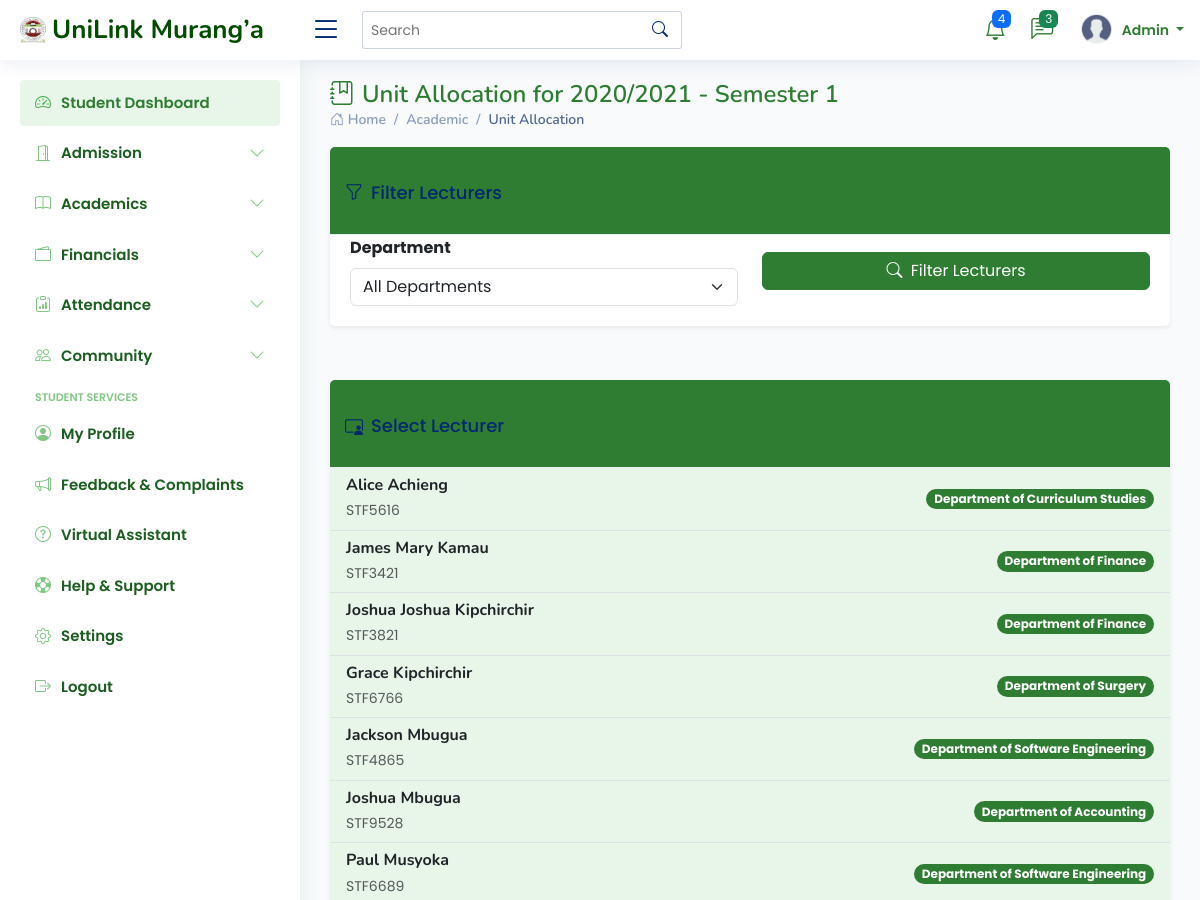
Before: /unit-allocation/ (upper part) with the older database file.
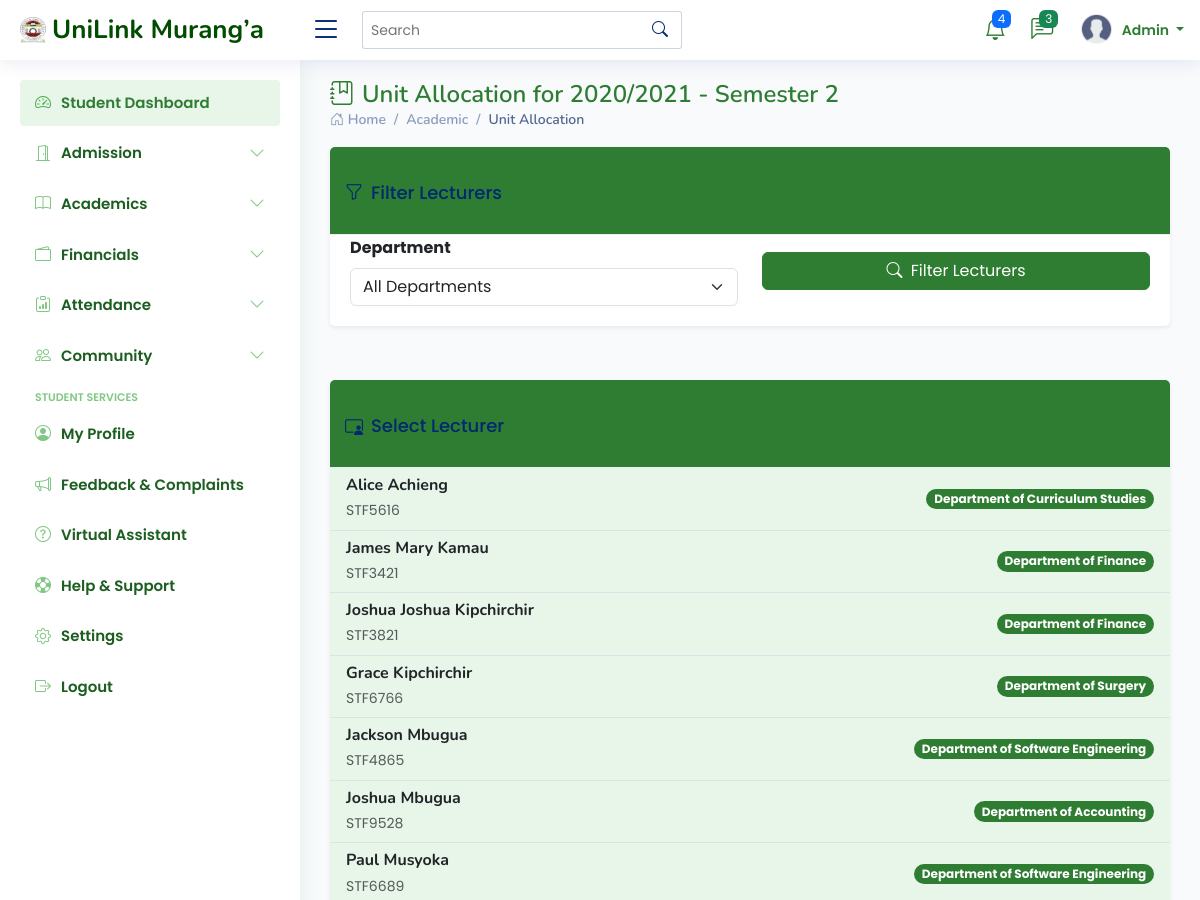
After: the same page with the newer database file.
### students_portal/models.py (models this page shows, shortened)
class Semester(models.Model):
    academic_year = models.ForeignKey(AcademicYear, on_delete=models.CASCADE, related_name='semesters')
    name = models.CharField(max_length=50)
    number = models.IntegerField()  # 1, 2, or 3 depending on programme
    start_date = models.DateField()
    end_date = models.DateField()
    is_current = models.BooleanField(default=False)
    is_special = models.BooleanField(default=False)
    current_week = models.PositiveSmallIntegerField(
        default=1,
    )
    class Meta:
        unique_together = ('academic_year', 'number')
    def __str__(self):
        return f"{self.academic_year.name} - Semester {self.number}"

class AcademicYear(models.Model):
    name = models.CharField(max_length=50)
    start_date = models.DateField()
    end_date = models.DateField()
    is_current = models.BooleanField(default=False)

### students_portal/views.py (the view, shortened to what this page needs)
# urls.py: path('unit-allocation/', views.unit_allocation_view, name='unit_allocation'),
def unit_allocation_view(request):
    try:
        current_academic_year = AcademicYear.objects.get(is_current=True)
        current_semester = Semester.objects.filter(
            academic_year=current_academic_year,
            is_current=True
        ).first()
        if not current_semester:
            messages.error(request, "No current semester set in the system")
            return redirect('admin_dashboard')
    except AcademicYear.DoesNotExist:
        messages.error(request, "No current academic year set in the system")
        return redirect('admin_dashboard')
    departments = Department.objects.all()
    selected_department_id = request.GET.get('department')
    if selected_department_id == 'None':
        selected_department_id = None
    lecturers_query = Lecturer.objects.filter(is_active=True)
    lecturers = lecturers_query.select_related('department').order_by('last_name')
    selected_lecturer_id = request.GET.get('lecturer')
    selected_lecturer = None
    programme_units = []
    existing_allocations = []
    context = {
        'current_academic_year': current_academic_year,
        'current_semester': current_semester,
        'departments': departments,
        'selected_department_id': int(selected_department_id) if selected_department_id else None,
        'lecturers': lecturers,
        'selected_lecturer': selected_lecturer,
        'programme_units': programme_units,
        'existing_allocations': existing_allocations,
    }
    return render(request, 'units/unit_allocation.html', context)

### students_portal/models.py (called while the page is built)
    def get_full_name(self):
        if self.middle_name:
            return f"{self.first_name} {self.middle_name} {self.last_name}"
        return f"{self.first_name} {self.last_name}"

### templates/units/unit_allocation.html (shortened to what this page needs)
{% extends 'base/base.html'%}
{% load static %}
{% block content %}
<div class="pagetitle">
    <h1><i class="bi bi-journal-bookmark me-2"></i>Unit Allocation for {{ current_semester }}</h1>
    <nav>
        <ol class="breadcrumb">
            <li class="breadcrumb-item"><a href="{% url 'admin_dashboard' %}"><i class="bi bi-house-door"></i> Home</a></li>
            <li class="breadcrumb-item">Academic</li>
            <li class="breadcrumb-item active">Unit Allocation</li>
        </ol>
    </nav>
</div>
<section class="section">
    <div class="row">
        <div class="col-lg-12">
            <div class="card border-0 shadow-sm">
                <div class="card-header bg-university-primary text-white">
                    <h5 class="card-title mb-0"><i class="bi bi-funnel me-2"></i>Filter Lecturers</h5>
                </div>
                <div class="card-body">
                    <form method="get" class="row align-items-center">
                        <div class="col-md-6 mb-3 mb-md-0">
                            <label class="form-label fw-bold">Department</label>
                            <select name="department" id="department" class="form-select">
                                <option value="">All Departments</option>
                            </select>
                        </div>
                        <div class="col-md-6 d-flex align-items-end">
                            <button type="submit" class="btn btn-university w-100">
                                <i class="bi bi-search me-1"></i> Filter Lecturers
                            </button>
                        </div>
                    </form>
                </div>
            </div>
        </div>
    </div>
    <div class="row mt-4">
        <div class="col-lg-12">
            <div class="card border-0 shadow-sm">
                <div class="card-header bg-university-primary text-white">
                    <h5 class="card-title mb-0"><i class="bi bi-person-video3 me-2"></i>Select Lecturer</h5>
                </div>
                <div class="card-body p-0">
                    {% if lecturers %}
                    <div class="list-group list-group-flush">
                        {% for lecturer in lecturers %}
                            <a href="?department={{ selected_department_id }}&lecturer={{ lecturer.id }}"
                               class="list-group-item list-group-item-action d-flex justify-content-between align-items-center {% if selected_lecturer and selected_lecturer.id == lecturer.id %}active bg-university-secondary text-white{% else %}bg-university-light{% endif %}">
                                <div>
                                    <h6 class="mb-1 fw-bold">{{ lecturer.get_full_name }}</h6>
                                    <small class="{% if selected_lecturer and selected_lecturer.id == lecturer.id %}text-white-50{% else %}text-muted{% endif %} d-block">{{ lecturer.staff_id }}</small>
                                </div>
                                <span class="badge bg-university-primary rounded-pill">
                                    {{ lecturer.department.name }}
                                </span>
                            </a>
                        {% endfor %}
                    </div>
                    {% else %}
                    <div class="text-center py-5">
                        <i class="bi bi-person-x fs-1 text-muted"></i>
                        <h5 class="fw-bold mt-3">No lecturers found</h5>
                        <p class="text-muted">Try changing your filter criteria</p>
                    </div>
                    {% endif %}
                </div>
            </div>
        </div>
    </div>
</section>
{% endblock %}

Changed rows visible on the page:
no longer on this page (row edited): Semester: academic_year+number "2020/2021 - Semester 1"
now on this page (row edited): Semester: academic_year+number "2020/2021 - Semester 2"
